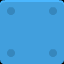

A 2D game scene composited from a Tiled map and its tileset images. What follows is a short description and the map's XML, with every tile layer's data as written:
An orthogonal 1x1 tile map with 64x64 px tiles, 1 tile layer (Tile Layer 1).

<map version="1.5" tiledversion="1.6.0" orientation="orthogonal" renderorder="right-down" width="1" height="1" tilewidth="64" tileheight="64" infinite="0" nextlayerid="2" nextobjectid="1">
 <tileset firstgid="1" name="platformPack_tilesheet" tilewidth="64" tileheight="64" tilecount="98" columns="14">
  <image source="../tilesets/platformPack_tilesheet.png" width="896" height="448" />
 </tileset>
 <layer id="1" name="Tile Layer 1" width="1" height="1">
  <data encoding="csv">
7
</data>
 </layer>
</map>
